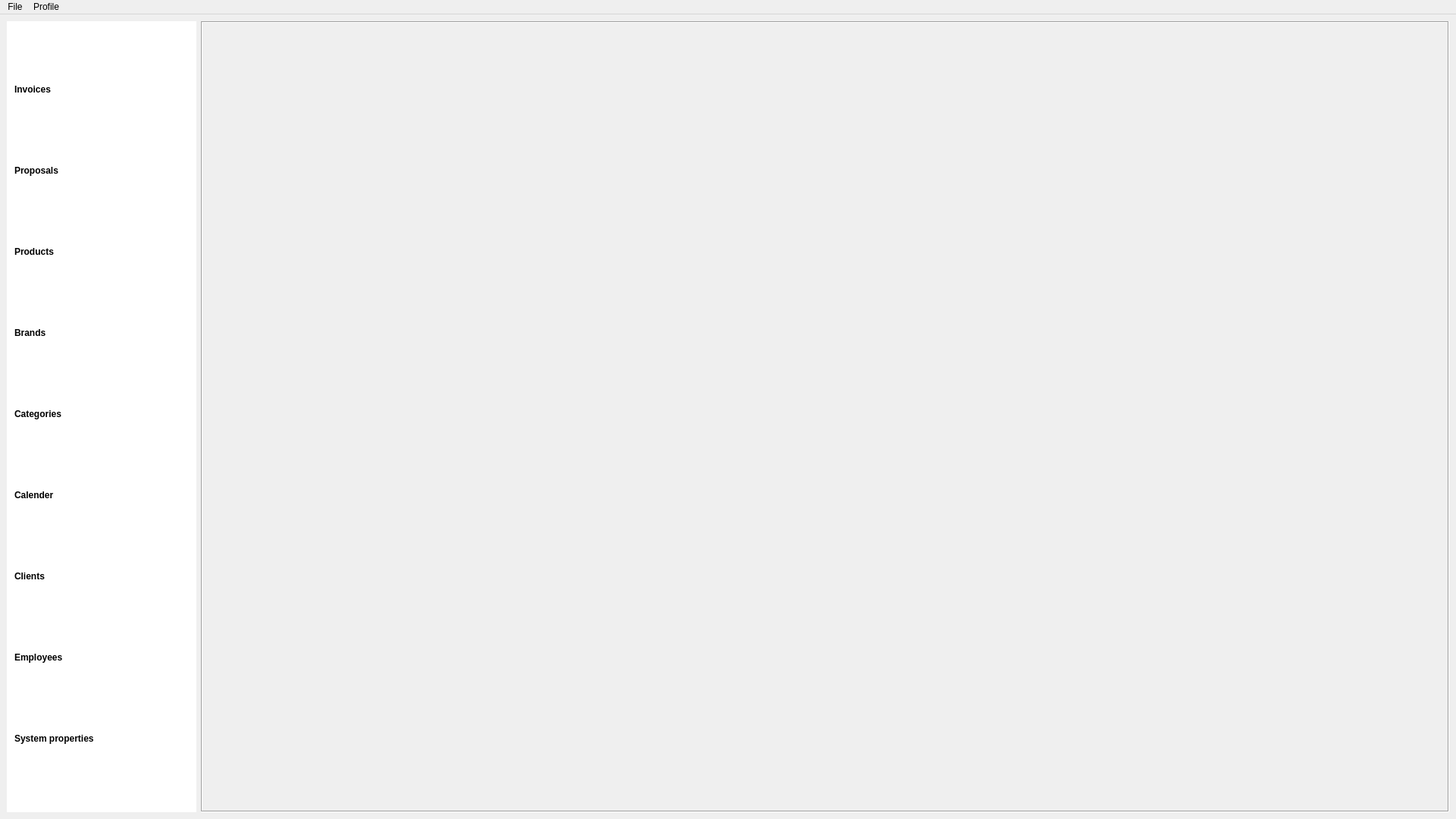
<?xml version="1.0" encoding="UTF-8"?>
<ui version="4.0">
 <class>MainWindow</class>
 <widget class="QMainWindow" name="MainWindow">
  <property name="geometry">
   <rect>
    <x>0</x>
    <y>0</y>
    <width>1920</width>
    <height>1080</height>
   </rect>
  </property>
  <property name="sizePolicy">
   <sizepolicy hsizetype="Expanding" vsizetype="Expanding">
    <horstretch>0</horstretch>
    <verstretch>0</verstretch>
   </sizepolicy>
  </property>
  <property name="minimumSize">
   <size>
    <width>800</width>
    <height>600</height>
   </size>
  </property>
  <property name="maximumSize">
   <size>
    <width>10000</width>
    <height>10000</height>
   </size>
  </property>
  <property name="windowTitle">
   <string>MainWindow</string>
  </property>
  <property name="autoFillBackground">
   <bool>false</bool>
  </property>
  <property name="styleSheet">
   <string notr="true"> QWidget#SideBar
 {
            background-color: white;
			margin: 0
 }
QPushButton{
  background-color: #838383;
  border: none;
  color: black;
  text-align: center;
  text-decoration: none;
}
QPushButton:hover{
background-color: #585858;
}
QPushButton:pressed{
background-color:rgb(54, 54, 54);
}

QHeaderView{
background-color: #838383;
  border: none;
  color: black;
  text-align: center;
  text-decoration: none;
}


</string>
  </property>
  <property name="dockOptions">
   <set>QMainWindow::AllowNestedDocks|QMainWindow::AllowTabbedDocks|QMainWindow::AnimatedDocks</set>
  </property>
  <widget class="QWidget" name="centralwidget">
   <layout class="QHBoxLayout" name="horizontalLayout">
    <item>
     <widget class="QWidget" name="SideBar" native="true">
      <property name="sizePolicy">
       <sizepolicy hsizetype="Expanding" vsizetype="Expanding">
        <horstretch>3</horstretch>
        <verstretch>3</verstretch>
       </sizepolicy>
      </property>
      <property name="minimumSize">
       <size>
        <width>200</width>
        <height>0</height>
       </size>
      </property>
      <property name="maximumSize">
       <size>
        <width>250</width>
        <height>16777215</height>
       </size>
      </property>
      <property name="styleSheet">
       <string notr="true">  QPushButton
            { 
                background-color: #FFFFFF;
                color: rgb(190, 190, 190);
                border: none;
                color: white;
                text-align: left;
                text-decoration: none;
                color: black;
                padding: 1px;
            }
            QPushButton:hover{
                background-color: grey;
            }
            QPushButton:hover:pressed{
                background-color: #bebebe;
            }</string>
      </property>
      <layout class="QVBoxLayout" name="verticalLayout">
       <item>
        <widget class="QPushButton" name="invoices_btn">
         <property name="sizePolicy">
          <sizepolicy hsizetype="Fixed" vsizetype="Fixed">
           <horstretch>218</horstretch>
           <verstretch>0</verstretch>
          </sizepolicy>
         </property>
         <property name="minimumSize">
          <size>
           <width>200</width>
           <height>40</height>
          </size>
         </property>
         <property name="font">
          <font>
           <bold>true</bold>
           <underline>false</underline>
           <strikeout>false</strikeout>
           <kerning>false</kerning>
          </font>
         </property>
         <property name="toolTip">
          <string>Create new or search in invoices</string>
         </property>
         <property name="styleSheet">
          <string notr="true"/>
         </property>
         <property name="text">
          <string>Invoices</string>
         </property>
         <property name="icon">
          <iconset resource="../resources.qrc">
           <normaloff>:/icons/analysis.png</normaloff>:/icons/analysis.png</iconset>
         </property>
         <property name="iconSize">
          <size>
           <width>24</width>
           <height>24</height>
          </size>
         </property>
        </widget>
       </item>
       <item>
        <widget class="QPushButton" name="offers_btn">
         <property name="sizePolicy">
          <sizepolicy hsizetype="Fixed" vsizetype="Fixed">
           <horstretch>0</horstretch>
           <verstretch>0</verstretch>
          </sizepolicy>
         </property>
         <property name="minimumSize">
          <size>
           <width>200</width>
           <height>40</height>
          </size>
         </property>
         <property name="font">
          <font>
           <bold>true</bold>
           <underline>false</underline>
           <strikeout>false</strikeout>
          </font>
         </property>
         <property name="toolTip">
          <string>Create new offer, or search old ones</string>
         </property>
         <property name="styleSheet">
          <string notr="true"/>
         </property>
         <property name="text">
          <string>Proposals</string>
         </property>
         <property name="icon">
          <iconset resource="../resources.qrc">
           <normaloff>:/icons/business-proposal.png</normaloff>:/icons/business-proposal.png</iconset>
         </property>
         <property name="iconSize">
          <size>
           <width>24</width>
           <height>24</height>
          </size>
         </property>
        </widget>
       </item>
       <item>
        <widget class="QPushButton" name="products_btn">
         <property name="sizePolicy">
          <sizepolicy hsizetype="Fixed" vsizetype="Fixed">
           <horstretch>0</horstretch>
           <verstretch>0</verstretch>
          </sizepolicy>
         </property>
         <property name="minimumSize">
          <size>
           <width>200</width>
           <height>40</height>
          </size>
         </property>
         <property name="font">
          <font>
           <bold>true</bold>
           <underline>false</underline>
           <strikeout>false</strikeout>
          </font>
         </property>
         <property name="toolTip">
          <string>Manage products, and get reports about the,</string>
         </property>
         <property name="styleSheet">
          <string notr="true"/>
         </property>
         <property name="text">
          <string>Products</string>
         </property>
         <property name="icon">
          <iconset resource="../resources.qrc">
           <normaloff>:/icons/box-circle.png</normaloff>:/icons/box-circle.png</iconset>
         </property>
         <property name="iconSize">
          <size>
           <width>24</width>
           <height>24</height>
          </size>
         </property>
        </widget>
       </item>
       <item>
        <widget class="QPushButton" name="brands_btn">
         <property name="sizePolicy">
          <sizepolicy hsizetype="Fixed" vsizetype="Fixed">
           <horstretch>0</horstretch>
           <verstretch>0</verstretch>
          </sizepolicy>
         </property>
         <property name="minimumSize">
          <size>
           <width>200</width>
           <height>40</height>
          </size>
         </property>
         <property name="font">
          <font>
           <bold>true</bold>
           <underline>false</underline>
           <strikeout>false</strikeout>
          </font>
         </property>
         <property name="toolTip">
          <string>Manage products, and get reports about the,</string>
         </property>
         <property name="styleSheet">
          <string notr="true"/>
         </property>
         <property name="text">
          <string>Brands</string>
         </property>
         <property name="icon">
          <iconset resource="../resources.qrc">
           <normaloff>:/icons/product-tag.jpg</normaloff>:/icons/product-tag.jpg</iconset>
         </property>
         <property name="iconSize">
          <size>
           <width>24</width>
           <height>24</height>
          </size>
         </property>
        </widget>
       </item>
       <item>
        <widget class="QPushButton" name="categories_btn">
         <property name="sizePolicy">
          <sizepolicy hsizetype="Fixed" vsizetype="Fixed">
           <horstretch>0</horstretch>
           <verstretch>0</verstretch>
          </sizepolicy>
         </property>
         <property name="minimumSize">
          <size>
           <width>200</width>
           <height>40</height>
          </size>
         </property>
         <property name="font">
          <font>
           <bold>true</bold>
           <underline>false</underline>
           <strikeout>false</strikeout>
          </font>
         </property>
         <property name="toolTip">
          <string>Manage categories</string>
         </property>
         <property name="autoFillBackground">
          <bool>false</bool>
         </property>
         <property name="styleSheet">
          <string notr="true"/>
         </property>
         <property name="text">
          <string>Categories</string>
         </property>
         <property name="icon">
          <iconset resource="../resources.qrc">
            <normaloff>:/icons/product-icon.jpg</normaloff>:/icons/product-icon.jpg</iconset>
         </property>
         <property name="iconSize">
          <size>
           <width>24</width>
           <height>24</height>
          </size>
         </property>
        </widget>
       </item>
       <item>
        <widget class="QPushButton" name="calender_btn">
         <property name="sizePolicy">
          <sizepolicy hsizetype="Fixed" vsizetype="Fixed">
           <horstretch>0</horstretch>
           <verstretch>0</verstretch>
          </sizepolicy>
         </property>
         <property name="minimumSize">
          <size>
           <width>200</width>
           <height>40</height>
          </size>
         </property>
         <property name="maximumSize">
          <size>
           <width>16777215</width>
           <height>16777215</height>
          </size>
         </property>
         <property name="font">
          <font>
           <bold>true</bold>
           <underline>false</underline>
           <strikeout>false</strikeout>
          </font>
         </property>
         <property name="toolTip">
          <string>Check calnder for appointment</string>
         </property>
         <property name="styleSheet">
          <string notr="true"/>
         </property>
         <property name="text">
          <string>Calender</string>
         </property>
         <property name="icon">
          <iconset resource="../resources.qrc">
           <normaloff>:/icons/pngegg.png</normaloff>:/icons/pngegg.png</iconset>
         </property>
         <property name="iconSize">
          <size>
           <width>24</width>
           <height>24</height>
          </size>
         </property>
        </widget>
       </item>
       <item>
        <widget class="QPushButton" name="customers_btn">
         <property name="sizePolicy">
          <sizepolicy hsizetype="Fixed" vsizetype="Fixed">
           <horstretch>0</horstretch>
           <verstretch>0</verstretch>
          </sizepolicy>
         </property>
         <property name="minimumSize">
          <size>
           <width>200</width>
           <height>40</height>
          </size>
         </property>
         <property name="maximumSize">
          <size>
           <width>16777215</width>
           <height>40</height>
          </size>
         </property>
         <property name="font">
          <font>
           <bold>true</bold>
           <underline>false</underline>
           <strikeout>false</strikeout>
          </font>
         </property>
         <property name="toolTip">
          <string>Manage cusutomers and get reports about them</string>
         </property>
         <property name="styleSheet">
          <string notr="true"/>
         </property>
         <property name="text">
          <string>Clients</string>
         </property>
         <property name="icon">
          <iconset resource="../resources.qrc">
           <normaloff>:/icons/people.png</normaloff>:/icons/people.png</iconset>
         </property>
         <property name="iconSize">
          <size>
           <width>24</width>
           <height>24</height>
          </size>
         </property>
        </widget>
       </item>
       <item>
        <widget class="QPushButton" name="employees_btn">
         <property name="sizePolicy">
          <sizepolicy hsizetype="Fixed" vsizetype="Fixed">
           <horstretch>0</horstretch>
           <verstretch>0</verstretch>
          </sizepolicy>
         </property>
         <property name="minimumSize">
          <size>
           <width>200</width>
           <height>40</height>
          </size>
         </property>
         <property name="maximumSize">
          <size>
           <width>16777215</width>
           <height>40</height>
          </size>
         </property>
         <property name="font">
          <font>
           <bold>true</bold>
           <underline>false</underline>
           <strikeout>false</strikeout>
          </font>
         </property>
         <property name="toolTip">
          <string>Create, View, edit or delete employees</string>
         </property>
         <property name="styleSheet">
          <string notr="true"/>
         </property>
         <property name="text">
          <string>Employees</string>
         </property>
         <property name="icon">
          <iconset resource="../resources.qrc">
           <normaloff>:/icons/group-people.png</normaloff>:/icons/group-people.png</iconset>
         </property>
         <property name="iconSize">
          <size>
           <width>24</width>
           <height>24</height>
          </size>
         </property>
        </widget>
       </item>
       <item>
        <widget class="QPushButton" name="system_properties_btn">
         <property name="sizePolicy">
          <sizepolicy hsizetype="Fixed" vsizetype="Fixed">
           <horstretch>0</horstretch>
           <verstretch>0</verstretch>
          </sizepolicy>
         </property>
         <property name="minimumSize">
          <size>
           <width>200</width>
           <height>40</height>
          </size>
         </property>
         <property name="maximumSize">
          <size>
           <width>16777215</width>
           <height>40</height>
          </size>
         </property>
         <property name="font">
          <font>
           <bold>true</bold>
           <underline>false</underline>
           <strikeout>false</strikeout>
          </font>
         </property>
         <property name="toolTip">
          <string>Go to job titles, status, and other system related functions</string>
         </property>
         <property name="autoFillBackground">
          <bool>false</bool>
         </property>
         <property name="styleSheet">
          <string notr="true"/>
         </property>
         <property name="text">
          <string>System properties</string>
         </property>
         <property name="icon">
          <iconset resource="../resources.qrc">
           <normaloff>:/icons/gear-icon.png</normaloff>:/icons/gear-icon.png</iconset>
         </property>
         <property name="iconSize">
          <size>
           <width>24</width>
           <height>24</height>
          </size>
         </property>
         <property name="flat">
          <bool>false</bool>
         </property>
        </widget>
       </item>
      </layout>
     </widget>
    </item>
    <item>
     <widget class="QStackedWidget" name="window_content">
      <property name="frameShape">
       <enum>QFrame::Box</enum>
      </property>
      <property name="frameShadow">
       <enum>QFrame::Sunken</enum>
      </property>
      <property name="currentIndex">
       <number>0</number>
      </property>
      <widget class="QWidget" name="page"/>
      <widget class="QWidget" name="widget"/>
      <widget class="QWidget" name="page_2"/>
     </widget>
    </item>
   </layout>
  </widget>
  <widget class="QMenuBar" name="menubar">
   <property name="geometry">
    <rect>
     <x>0</x>
     <y>0</y>
     <width>1920</width>
     <height>19</height>
    </rect>
   </property>
   <widget class="QMenu" name="menuFile">
    <property name="title">
     <string>File</string>
    </property>
    <addaction name="actionExit"/>
   </widget>
   <widget class="QMenu" name="menuProfile">
    <property name="title">
     <string>Profile</string>
    </property>
    <addaction name="actionView_profile"/>
    <addaction name="actionSignout"/>
   </widget>
   <addaction name="menuFile"/>
   <addaction name="menuProfile"/>
  </widget>
  <action name="actionExit">
   <property name="text">
    <string>Exit</string>
   </property>
  </action>
  <action name="actionView_profile">
   <property name="text">
    <string>View profile</string>
   </property>
  </action>
  <action name="actionSignout">
   <property name="text">
    <string>Signout</string>
   </property>
  </action>
 </widget>
 <resources>
  <include location="../resources.qrc"/>
 </resources>
 <connections>
  <connection>
   <sender>actionExit</sender>
   <signal>triggered()</signal>
   <receiver>MainWindow</receiver>
   <slot>close()</slot>
   <hints>
    <hint type="sourcelabel">
     <x>-1</x>
     <y>-1</y>
    </hint>
    <hint type="destinationlabel">
     <x>202</x>
     <y>248</y>
    </hint>
   </hints>
  </connection>
 </connections>
</ui>
